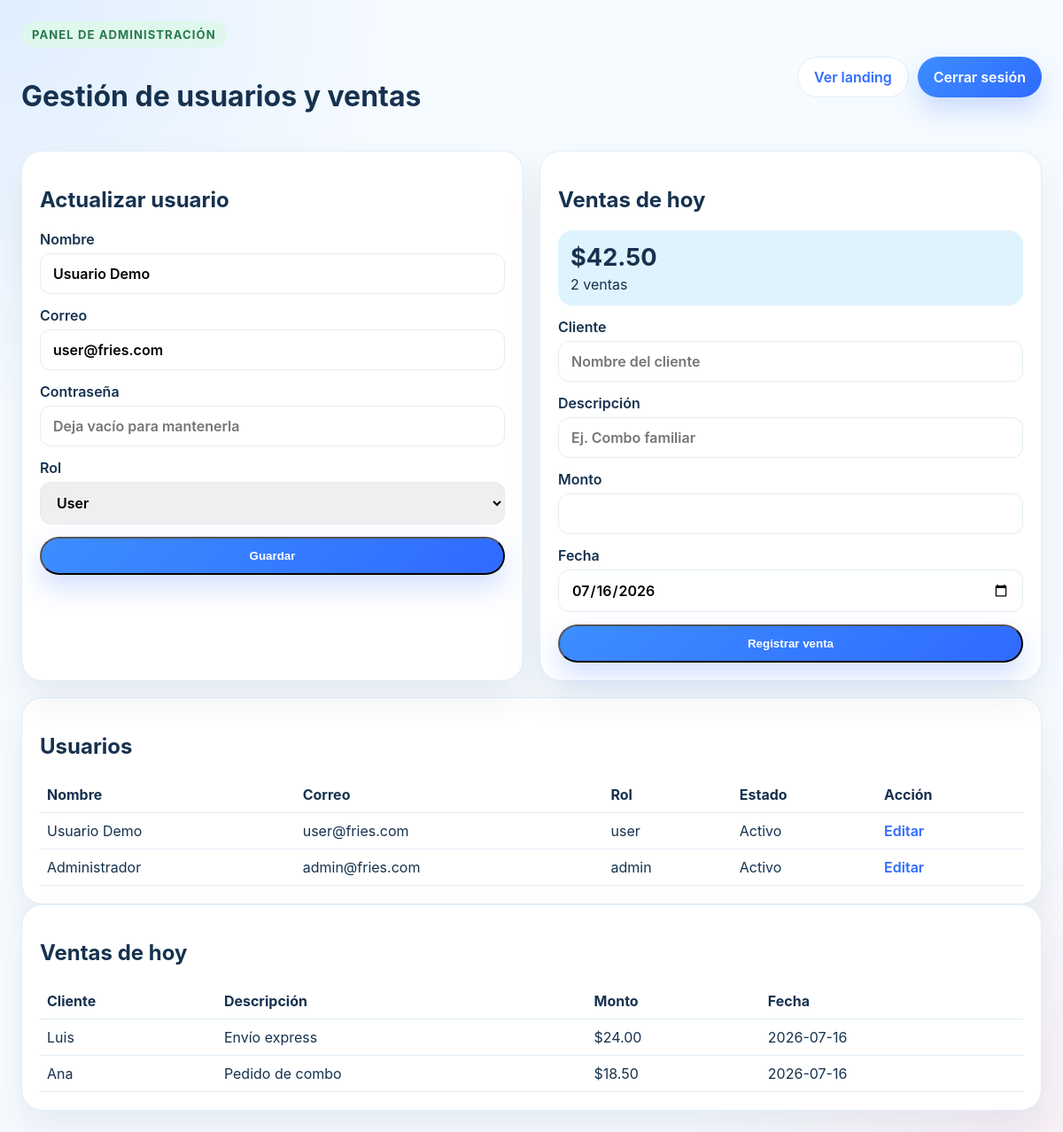
Screenshot of /dashboard.php?edit=2 (signed in) with the database file from the repository.
### tables this page shows
CREATE TABLE IF NOT EXISTS usuarios (
  id INT AUTO_INCREMENT PRIMARY KEY,
  nombre VARCHAR(100) NOT NULL,
  email VARCHAR(150) NOT NULL UNIQUE,
  password VARCHAR(255) NOT NULL,
  rol ENUM('admin','user') NOT NULL DEFAULT 'user',
  estado TINYINT(1) NOT NULL DEFAULT 1,
  created_at TIMESTAMP DEFAULT CURRENT_TIMESTAMP,
  updated_at TIMESTAMP DEFAULT CURRENT_TIMESTAMP ON UPDATE CURRENT_TIMESTAMP
);

CREATE TABLE IF NOT EXISTS ventas (
  id INT AUTO_INCREMENT PRIMARY KEY,
  cliente VARCHAR(150) DEFAULT NULL,
  descripcion VARCHAR(255) NOT NULL,
  monto DECIMAL(10,2) NOT NULL,
  fecha DATE NOT NULL,
  created_at TIMESTAMP DEFAULT CURRENT_TIMESTAMP
);

### dashboard.php (the view, shortened to what this page needs)
<?php
require_once __DIR__ . '/config.php';
if ($pdo === null) {
    $users = [];
    $sales = [];
    $dailySummary = ['total' => 0, 'cantidad' => 0];
} else {
    $editingId = !empty($_GET['edit']) ? (int) $_GET['edit'] : 0;
    $editingUser = null;
    if ($editingId > 0) {
        $stmt = $pdo->prepare('SELECT id, nombre, email, rol FROM usuarios WHERE id = ? LIMIT 1');
        $stmt->execute([$editingId]);
        $editingUser = $stmt->fetch();
    }
    $usersStmt = $pdo->query('SELECT id, nombre, email, rol, estado FROM usuarios ORDER BY id DESC');
    $users = $usersStmt->fetchAll();
    $today = date('Y-m-d');
    $summaryStmt = $pdo->prepare('SELECT SUM(monto) AS total, COUNT(*) AS cantidad FROM ventas WHERE fecha = ?');
    $summaryStmt->execute([$today]);
    $dailySummary = $summaryStmt->fetch();
    $salesStmt = $pdo->prepare('SELECT cliente, descripcion, monto, fecha FROM ventas WHERE fecha = ? ORDER BY id DESC');
    $salesStmt->execute([$today]);
    $sales = $salesStmt->fetchAll();
}
?>
<!DOCTYPE html>
<html lang="es">
<head>
  <link rel="stylesheet" href="styles.css" />
</head>
<body>
  <div class="dashboard-shell">
    <header class="dashboard-header">
      <div>
        <p class="eyebrow eyebrow-dark">Panel de administración</p>
        <h1>Gestión de usuarios y ventas</h1>
      </div>
      <div class="dashboard-actions">
        <a href="index.php" class="btn btn-secondary">Ver landing</a>
        <a href="logout.php" class="btn btn-primary">Cerrar sesión</a>
      </div>
    </header>
    <section class="dashboard-grid">
      <article class="panel">
        <h2><?= $editingUser ? 'Actualizar usuario' : 'Agregar usuario' ?></h2>
        <form action="dashboard.php" method="post" class="stack-form">
          <label class="field">
            <span>Nombre</span>
            <input type="text" name="nombre" value="<?= htmlspecialchars($editingUser['nombre'] ?? '') ?>" required />
          </label>
          <label class="field">
            <span>Correo</span>
            <input type="email" name="email" value="<?= htmlspecialchars($editingUser['email'] ?? '') ?>" required />
          </label>
          <label class="field">
            <span>Contraseña</span>
            <input type="password" name="password" placeholder="<?= $editingUser ? 'Deja vacío para mantenerla' : 'Mínimo 6 caracteres' ?>" />
          </label>
          <label class="field">
            <span>Rol</span>
            <select name="rol">
              <option value="user" <?= (($editingUser['rol'] ?? 'user') === 'user' ? 'selected' : '') ?>>User</option>
            </select>
          </label>
          <button type="submit" class="btn btn-primary">Guardar</button>
        </form>
      </article>
      <article class="panel">
        <h2>Ventas de hoy</h2>
        <div class="stats-card">
          <strong>$<?= number_format((float) ($dailySummary['total'] ?? 0), 2) ?></strong>
          <span><?= (int) ($dailySummary['cantidad'] ?? 0) ?> ventas</span>
        </div>
        <form action="dashboard.php" method="post" class="stack-form">
          <label class="field">
            <span>Cliente</span>
            <input type="text" name="cliente" placeholder="Nombre del cliente" />
          </label>
          <label class="field">
            <span>Descripción</span>
            <input type="text" name="descripcion" required placeholder="Ej. Combo familiar" />
          </label>
          <label class="field">
            <span>Monto</span>
            <input type="number" name="monto" step="0.01" min="0" required />
          </label>
          <label class="field">
            <span>Fecha</span>
            <input type="date" name="fecha" value="<?= date('Y-m-d') ?>" />
          </label>
          <button type="submit" class="btn btn-primary">Registrar venta</button>
        </form>
      </article>
    </section>
    <section class="panel table-panel">
      <h2>Usuarios</h2>
      <table>
        <thead>
          <tr>
            <th>Nombre</th>
            <th>Correo</th>
            <th>Rol</th>
            <th>Estado</th>
            <th>Acción</th>
          </tr>
        </thead>
        <tbody>
          <?php foreach ($users as $user): ?>
            <tr>
              <td><?= htmlspecialchars($user['nombre']) ?></td>
              <td><?= htmlspecialchars($user['email']) ?></td>
              <td><?= htmlspecialchars($user['rol']) ?></td>
              <td><?= (int) $user['estado'] === 1 ? 'Activo' : 'Inactivo' ?></td>
              <td><a href="dashboard.php?edit=<?= (int) $user['id'] ?>" class="link-action">Editar</a></td>
            </tr>
          <?php endforeach; ?>
        </tbody>
      </table>
    </section>
    <section class="panel table-panel">
      <h2>Ventas de hoy</h2>
      <table>
        <thead>
          <tr>
            <th>Cliente</th>
            <th>Descripción</th>
            <th>Monto</th>
            <th>Fecha</th>
          </tr>
        </thead>
        <tbody>
          <?php foreach ($sales as $sale): ?>
            <tr>
              <td><?= htmlspecialchars($sale['cliente'] ?? '-') ?></td>
              <td><?= htmlspecialchars($sale['descripcion']) ?></td>
              <td>$<?= number_format((float) $sale['monto'], 2) ?></td>
              <td><?= htmlspecialchars($sale['fecha']) ?></td>
            </tr>
          <?php endforeach; ?>
        </tbody>
      </table>
    </section>
  </div>
</body>
</html>

### styles.css (style rules this page uses)
:root { --bg: #f6fbff; --surface: #ffffff; --surface-soft: #eef8ff; --text: #16324f; --muted: #63829d; --accent: #3d8dff; --accent-strong: #2f6bff; --accent-soft: #dff3ff; --pink: #ffd6e6; --mint: #dff7ec; --border: #e1edf7; --shadow: 0 20px 40px rgba(22, 50, 79, 0.08); }
* { box-sizing: border-box; }
body { margin: 0; font-family: 'Inter', sans-serif; color: var(--text); background: radial-gradient(circle at top left, rgba(61, 141, 255, 0.12), transparent 26%), radial-gradient(circle at bottom right, rgba(255, 214, 230, 0.3), transparent 24%), var(--bg); min-height: 100vh; }
.eyebrow { display: inline-block; margin: 0 0 14px; padding: 7px 12px; border-radius: 999px; background: var(--accent-soft); color: var(--accent-strong); font-size: 0.82rem; font-weight: 700; letter-spacing: 0.08em; text-transform: uppercase; }
.eyebrow-dark { background: var(--mint); color: #2b7a4f; }
.btn { display: inline-flex; align-items: center; justify-content: center; padding: 12px 18px; border-radius: 999px; text-decoration: none; font-weight: 600; transition: transform 180ms ease, box-shadow 180ms ease; }
.btn-primary { background: linear-gradient(135deg, var(--accent), var(--accent-strong)); color: white; box-shadow: 0 14px 30px rgba(47, 107, 255, 0.22); }
.btn-secondary { color: var(--accent-strong); background: var(--surface); border: 1px solid var(--border); }
.auth-card, .panel { background: var(--surface); border: 1px solid var(--border); border-radius: 24px; box-shadow: var(--shadow); }
.auth-form, .stack-form { display: grid; gap: 14px; }
.field { display: grid; gap: 6px; color: var(--text); font-weight: 600; }
.field input, .field select { border: 1px solid var(--border); border-radius: 12px; padding: 12px 14px; font: inherit; }
.auth-links a, .link-action { color: var(--accent-strong); text-decoration: none; font-weight: 600; }
.dashboard-shell { max-width: 1200px; margin: 0 auto; padding: 24px; }
.dashboard-header { display: flex; justify-content: space-between; align-items: center; gap: 16px; margin-bottom: 20px; }
.dashboard-actions { display: flex; gap: 10px; flex-wrap: wrap; }
.dashboard-grid { display: grid; grid-template-columns: repeat(2, minmax(0, 1fr)); gap: 18px; margin-bottom: 18px; }
.panel { padding: 20px; }
.stats-card { display: flex; flex-direction: column; gap: 4px; padding: 14px; border-radius: 16px; background: var(--accent-soft); margin-bottom: 14px; }
.stats-card strong { font-size: 1.7rem; }
.table-panel table { width: 100%; border-collapse: collapse; }
.table-panel th, .table-panel td { text-align: left; padding: 10px 8px; border-bottom: 1px solid var(--border); }

### rows the page displays
usuarios: nombre "Usuario Demo", email "user@fries.com", rol "User", rol "user", estado "Activo"
usuarios: nombre "Administrador", email "admin@fries.com", rol "admin", estado "Activo"
ventas: cliente "Luis", descripcion "Envío express", monto "24.00", fecha "2026-07-16"
ventas: cliente "Ana", descripcion "Pedido de combo", monto "18.50", fecha "2026-07-16"

### other values shown
$dailySummary['total'] "42.50"
$dailySummary['cantidad'] "2"
